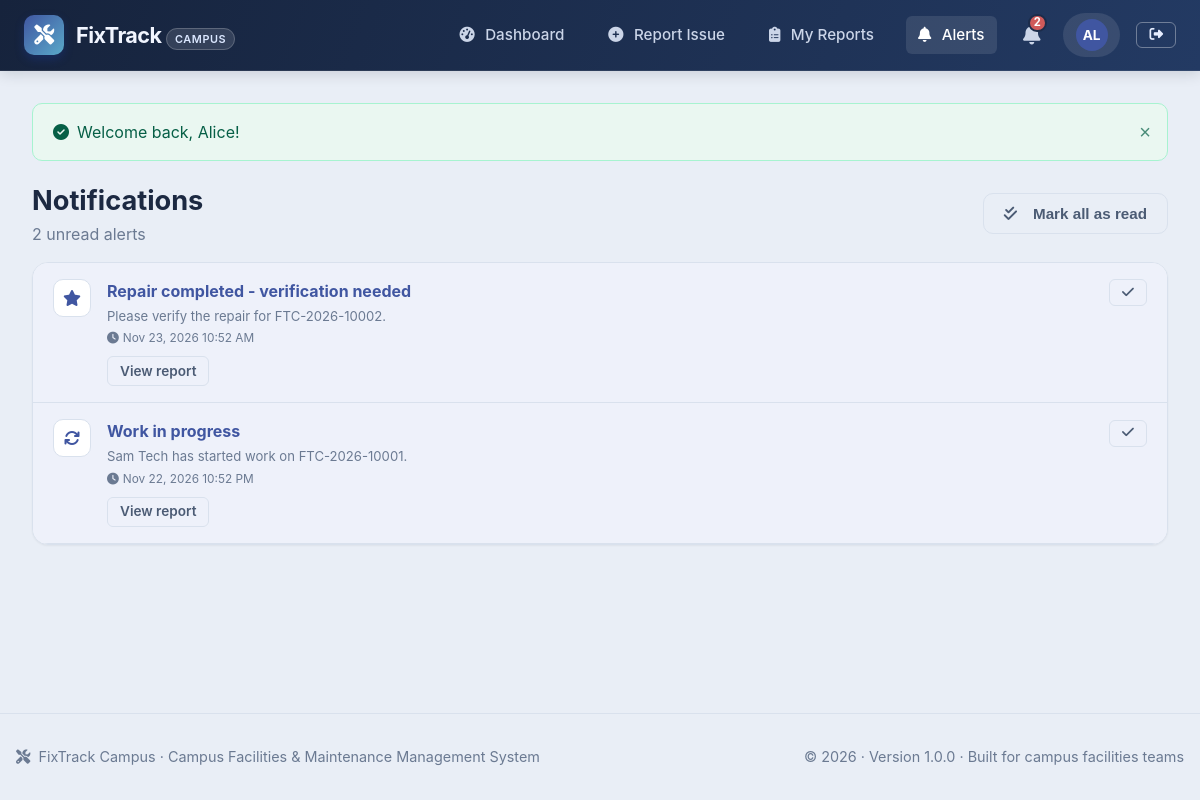
/notifications.php (signed in), run on the app's committed database.
### tables this page shows
CREATE TABLE notifications (
    id INT AUTO_INCREMENT PRIMARY KEY,
    user_id INT NOT NULL,
    report_id INT NULL,
    title VARCHAR(150) NOT NULL,
    message TEXT NOT NULL,
    type VARCHAR(50) DEFAULT 'status_update',
    is_read TINYINT(1) NOT NULL DEFAULT 0,
    created_at DATETIME NOT NULL DEFAULT CURRENT_TIMESTAMP,
    CONSTRAINT fk_notif_user FOREIGN KEY (user_id) REFERENCES users(id) ON DELETE CASCADE,
    CONSTRAINT fk_notif_report FOREIGN KEY (report_id) REFERENCES reports(id) ON DELETE SET NULL,
    INDEX idx_notif_user_read (user_id, is_read)
);

### config/database.php (called while the page is built)
<?php
class Database {
    private static ?PDO $instance = null;
    public static function getConnection(): PDO {
        if (self::$instance === null) {
            $host = getenv('DB_HOST') ?: '127.0.0.1';
            $port = getenv('DB_PORT') ?: (getenv('DB_HOST') === 'db' ? '3306' : '3307');
            $db   = getenv('DB_NAME') ?: 'fixtrack_db';
            $user = getenv('DB_USER') ?: 'fixtrack_user';
            $pass = getenv('DB_PASS') ?: 'fixtrack_password';
            $charset = 'utf8mb4';
            $dsn = "mysql:host={$host};port={$port};dbname={$db};charset={$charset}";
            $options = [
                PDO::ATTR_ERRMODE            => PDO::ERRMODE_EXCEPTION,
                PDO::ATTR_DEFAULT_FETCH_MODE => PDO::FETCH_ASSOC,
                PDO::ATTR_EMULATE_PREPARES   => false,
                PDO::MYSQL_ATTR_INIT_COMMAND => "SET NAMES {$charset} COLLATE utf8mb4_unicode_ci"
            ];
            try {
                self::$instance = new PDO($dsn, $user, $pass, $options);
            } catch (PDOException $e) {
                try {
                    $fallbackDsn = "mysql:host=127.0.0.1;port=3307;dbname={$db};charset={$charset}";
                    self::$instance = new PDO($fallbackDsn, $user, $pass, $options);
                } catch (PDOException $inner) {
                    die("Database connection failure: " . htmlspecialchars($e->getMessage()));
                }
            }
        }
        return self::$instance;
    }
}
function get_db(): PDO {
    return Database::getConnection();
}

### notifications.php (the view, shortened to what this page needs)
<?php
require_once __DIR__ . '/config/database.php';
require_once __DIR__ . '/includes/functions.php';
$pdo = get_db();
$uid = (int)$_SESSION['user_id'];
$role = $_SESSION['user_role'];
$stmt = $pdo->prepare("SELECT * FROM notifications WHERE user_id = ? ORDER BY created_at DESC LIMIT 100");
$stmt->execute([$uid]);
$notifications = $stmt->fetchAll();
$reportBase = $role === ROLE_STUDENT ? 'student/report-view.php' : ($role === ROLE_ADMIN ? 'admin/report-view.php' : 'technician/job-view.php');
include __DIR__ . '/includes/header.php';
?>
<div class="d-flex justify-between align-center mb-4" style="flex-wrap:wrap;gap:1rem">
    <div><h1 style="font-size:1.7rem">Notifications</h1><p class="text-muted"><?= (int)$unread ?> unread alert<?= $unread === 1 ? '' : 's' ?></p></div>
    <?php if ($unread > 0): ?>
    <form method="post" action="<?= e(url('actions/notification-read.php')) ?>" class="inline-form">
        <button class="btn btn-outline" type="submit"><i class="fas fa-check-double mr-2"></i>Mark all as read</button>
    </form>
    <?php endif; ?>
</div>
<div class="card">
    <div class="card-body p-0">
        <?php if (!$notifications): ?>
            <div class="empty-state"><i class="fas fa-bell"></i><h3>No notifications yet</h3><p>Updates about your reports will appear here.</p></div>
        <?php else: ?>
        <?php foreach ($notifications as $n): ?>
            <?php
            $icon = [
                'assignment' => 'user-check', 'status_change' => 'arrows-rotate',
                'verification_needed' => 'star', 'rejection' => 'circle-xmark',
                'critical_alert' => 'triangle-exclamation', 'new_report' => 'inbox',
                'verification' => 'circle-check', 'reopen' => 'rotate-left',
            ][$n['type']] ?? 'bell';
            ?>
            <div style="padding:1rem 1.25rem;border-bottom:1px solid var(--border-color);display:flex;gap:1rem;align-items:flex-start;<?= $n['is_read'] ? '' : 'background:var(--primary-light)' ?>">
                <span class="stat-icon" style="width:38px;height:38px;font-size:1rem;flex-shrink:0;background:#fff;color:var(--primary);border:1px solid var(--border-color)"><i class="fas fa-<?= e($icon) ?>"></i></span>
                <div style="flex:1">
                    <div class="font-bold <?= $n['is_read'] ? '' : 'text-primary' ?>"><?= e($n['title']) ?></div>
                    <div class="small text-muted mt-1"><?= e($n['message']) ?></div>
                    <div class="x-small text-muted mt-1"><i class="fas fa-clock mr-1"></i><?= e(format_date($n['created_at'])) ?></div>
                    <?php if ($n['report_id']): ?>
                        <a class="btn btn-outline btn-sm mt-2" href="<?= e(url($reportBase . '?id=' . (int)$n['report_id'])) ?>">View report</a>
                    <?php endif; ?>
                </div>
                <?php if (!$n['is_read']): ?>
                <form method="post" action="<?= e(url('actions/notification-read.php')) ?>" class="inline-form">
                    <button class="btn btn-outline btn-sm" type="submit" title="Mark as read"><i class="fas fa-check"></i></button>
                </form>
                <?php endif; ?>
            </div>
        <?php endforeach; ?>
        <?php endif; ?>
    </div>
</div>
<?php include __DIR__ . '/includes/footer.php'; ?>

### assets/css/style.css (style rules this page uses)
:root { --primary: #4056a1; --primary-hover: #34478a; --primary-light: #eef1fa; --secondary: #52627a; --secondary-light: #edf1f7; --accent: #5aa9c9; --success: #2f9e78; --success-light: #eaf7f1; --warning: #cf9124; --warning-light: #fdf6e8; --danger: #d05a5a; --danger-light: #fbeeee; --indigo: #5a6bc4; --indigo-light: #eef0fb; --teal: #2a9d90; --teal-light: #eaf7f5; --bg-page: #e9eef6; --bg-card: #f8fafd; --border-color: #d9e1ed; --border-hover: #b8c6d9; --text-primary: #1c2942; --text-secondary: #4b5b74; --text-muted: #6b7a92; --text-light: #ffffff; --radius-sm: 6px; --radius-md: 10px; --radius-lg: 16px; --radius-full: 9999px; --shadow-sm: 0 1px 2px 0 rgba(0, 0, 0, 0.05); --shadow-md: 0 4px 6px -1px rgba(0, 0, 0, 0.1), 0 2px 4px -1px rgba(0, 0, 0, 0.06); --shadow-lg: 0 10px 15px -3px rgba(0, 0, 0, 0.1), 0 4px 6px -2px rgba(0, 0, 0, 0.05); --shadow-xl: 0 20px 25px -5px rgba(0, 0, 0, 0.1), 0 10px 10px -5px rgba(0, 0, 0, 0.04); --transition: all 0.2s ease-in-out; --font-family: -apple-system, BlinkMacSystemFont, "Segoe UI", Roboto, Helvetica, Arial, sans-serif; }
* { box-sizing: border-box; margin: 0; padding: 0; }
body { font-family: var(--font-family); background-color: var(--bg-page); color: var(--text-primary); line-height: 1.5; min-height: 100vh; display: flex; flex-direction: column; }
.btn { display: inline-flex; align-items: center; justify-content: center; gap: 0.5rem; padding: 0.625rem 1.25rem; font-size: 0.95rem; font-weight: 600; border-radius: var(--radius-md); border: 1px solid transparent; cursor: pointer; text-decoration: none; transition: var(--transition); line-height: 1.25; }
.btn-outline { background: transparent; border-color: var(--border-color); color: var(--text-secondary); }
.btn-sm { padding: 0.35rem 0.75rem; font-size: 0.85rem; border-radius: var(--radius-sm); }
.card { background-color: var(--bg-card); border-radius: var(--radius-lg); border: 1px solid var(--border-color); box-shadow: var(--shadow-sm); overflow: hidden; margin-bottom: 1.5rem; transition: var(--transition); }
.card-body { padding: 1.5rem; }
.stat-icon { width: 52px; height: 52px; border-radius: var(--radius-md); display: flex; align-items: center; justify-content: center; font-size: 1.5rem; }
.text-muted { color: var(--text-muted) !important; }
.text-primary { color: var(--primary) !important; }
.font-bold { font-weight: 700 !important; }
.mr-1 { margin-right: 0.25rem !important; }
.mr-2 { margin-right: 0.5rem !important; }
.mt-2 { margin-top: 0.5rem !important; }
.mb-4 { margin-bottom: 1rem !important; }
.p-0 { padding: 0 !important; }
.d-flex { display: flex !important; }
.justify-between { justify-content: space-between !important; }
.align-center { align-items: center !important; }

### assets/css/pages.css (style rules this page uses)
.small { font-size: .82rem; }
.x-small { font-size: .74rem; }
.inline-form { display: inline; }
.mt-1 { margin-top: .25rem !important; }
.card, .stat-card, .feature-card, .qr-card, .description-box, .form-control, .table, .dropzone-box, .pagination a, .pagination span, .demo-credentials code { background: var(--bg-card); }

### data on the page
notifications: title "Repair completed - verification needed", message "Please verify the repair for FTC-2026-10002.", created_at "Nov 23, 2026 10:52 AM"
notifications: title "Work in progress", message "Sam Tech has started work on FTC-2026-10001.", created_at "Nov 22, 2026 10:52 PM"

### other printed values
$link[0] "Dashboard"
$link[0] "Report Issue"
$link[0] "My Reports"
$link[0] "Alerts"
$unread "2"
mb_substr($user['name'], 0, 2) "AL"
$msg "Welcome back, Alice!"
APP_NAME "FixTrack Campus"
APP_TAGLINE "Campus Facilities & Maintenance Management System"
APP_VERSION "1.0.0"
